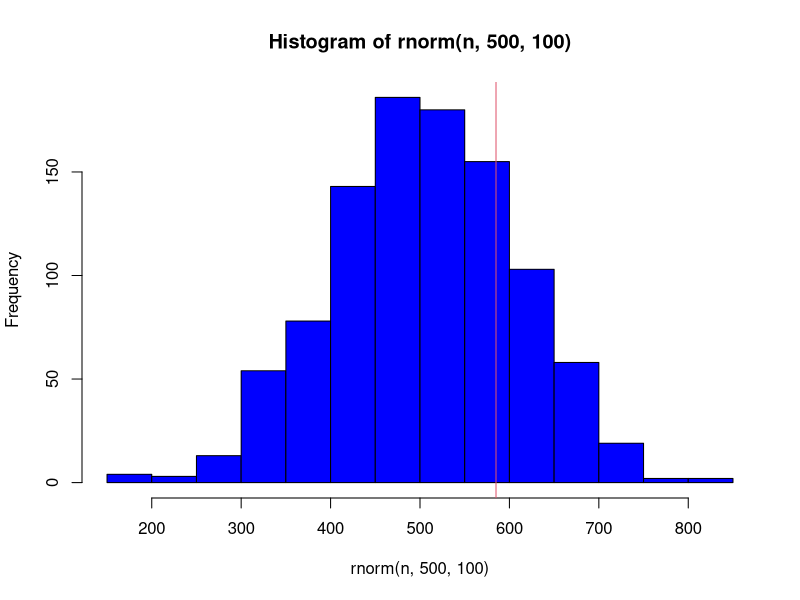
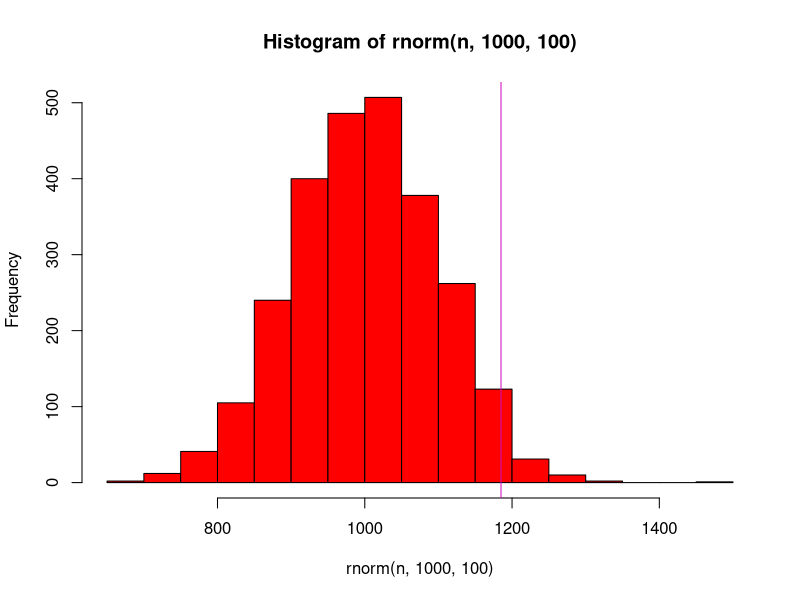

These charts were generated, in order, by the following R code:
#Distribucion de probabilidad: Datos continuos
#Examen practico 3 parte 2
#X es una variable normalmente distribuida con una media de 30 y una desviación
#estándar de 4.

#Encontrar: a)P(x<40), b)P(x>21), c)P(30<x< 35).

#a) P(x<40)
#media
#???? = 30 
#desviación estandar
#???? = 4 
#Z=2.5
pnorm(2.5)
pnorm(40,mean=30, sd=4, lower.tail=TRUE)
#b)P(x>21)
#media
#???? = 21 
#desviación estandar
#???? = 4 
#Z=-2.25
pnorm(-2.25)
pnorm(21,mean=30, sd=4, lower.tail=TRUE)
#c) P(30<x<35).

#media
#???? = 30 
#desviación estandar
#???? = 4
#Z: 1.25
pnorm(0)
pnorm(1.25)
pnorm(35,mean=30, sd=4, lower.tail=TRUE)-pnorm(30,mean=30, sd=4, lower.tail=TRUE)

#1.- #X es una variable normalmente distribuida con una media de 45 y una desviación
#estándar de 2.
#Encontrar: a) P(x<75), b) P(x>13), c)P(60<x< 82).
#???? = 45 #media
#???? = 2 #desviación estandar
#a) P(x<75)
#Z= 15
pnorm(15)
pnorm(75,mean=45, sd=2, lower.tail=TRUE)

#b) P(x>13)
#Z= -16
pnorm(-16)
pnorm(13,mean=45, sd=2, lower.tail=TRUE)

#c) P(60<x< 82)
#Z= 7.5
#Z= 18.5
pnorm(7.5)
pnorm(18.5)
pnorm(60,mean=45, sd=2, lower.tail=TRUE)
pnorm(82,mean=45, sd=2, lower.tail=TRUE)

pnorm(60,mean=45, sd=2, lower.tail=TRUE) - pnorm(82,mean=45, sd=2, lower.tail=TRUE)

#2.- El ingreso a una determinada universidad se determina mediante un examen nacional. 
#Los resultados de esta prueba se distribuyen normalmente con una media de 500 y una desviación 
#estándar de 100. Timmy quiere ser admitido en esta universidad y sabe que debe obtener mejores resultados que al menos el 70% de los estudiantes que tomaron el examen.
#Timmy presenta el examen y obtuvo 585 puntos. ¿Será admitido en esta universidad?

#a) Genera el siguiente gráfico:
n=1000
hist(rnorm(n,500,100),20, col= "blue")
abline(v=585,col=2)

#P( X < 585) > 70%?
pnorm(585,mean=500, sd=100) 
(0.8023375*100)
#Interpretacion: Timmy obtuvo una puntuación mejor que 
#el 80.23% de los estudiantes que tomaron el examen y
#será admitido en esta universidad.

#El ingreso a la BENV se determina mediante la prueba estandarizada EXANII-II. Los resultados de esta prueba se
#distribuyen normalmente con una media de 1000 y una desviación estándar de 100. Tú quieres ser admitido en esta
#institución y sabes que debes obtener mejores resultados que al menos el 90% de los estudiantes que tomaron el examen.
#Presentas el examen y obtuviste 1185 puntos.
#¿Serás admitida/o en la BENV?

#a) Genera el gráfico con n=2600.
#b) Plantea el problema y realiza los cálculos de la probabilidad.
#c) Interpreta el resultado
n=2600
hist(rnorm(n,1000,100),20, col="red")
abline(v=1185, col=46)
#P( X<1185)>90%?
pnorm(1185,mean=1000, sd=100) 
#Multiplica la probabilidad obtenida por 100
(0.9678432*100)
#Interpretación: Seré admitido en la BENV debido a que obtuve una mejor puntuación que el 96.78% de los estudiantes que presentaron el examen. 
#Prueba de hipotesis/T-test/EJERCICIO
set.seed(10)
x <- rnorm(100,10) # Creación de una variable aleatoria de media 10
Media <- 10
test <- t.test(x, mu=Media) # Comparación de la media muestral con la media
print(test)
#INTERPRETACION: El p-valor es >0.05, no se rechaza Ho. Por lo
#tanto, la muestra tiene media igual a 10.
